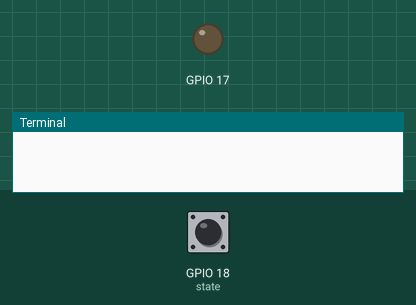
Simulated run of this program. Board: Raspberry Pi (BCM pin numbers). Parts: output pins drawn as LEDs (lit = HIGH), the last lines printed to the terminal. The test bench sets the inputs (shaded band); at power-on: GPIO 18 (state) HIGH.

Above: at 1.2 s.
1.3 s: GPIO 18 (state) pulled LOW for 3.2 s
At 5.0 s:
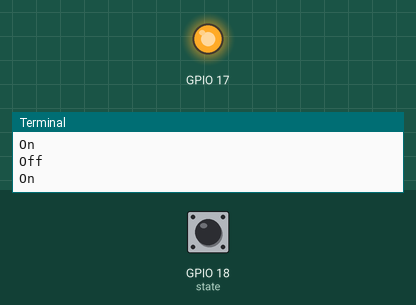
6.0 s: GPIO 18 (state) pulled LOW for 0.15 s
At 6.3 s:
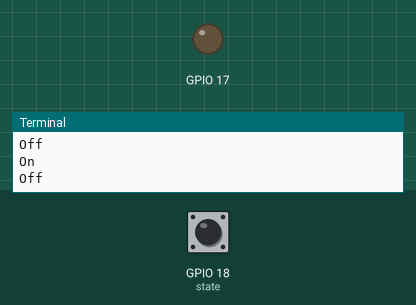
Timing chart, 0 to 9.0 s (numbered marks = the images above; inputs shaded):
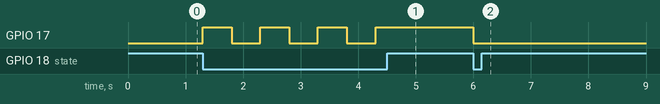

The program:

switchled.py
```python
import RPi.GPIO as GPIO
import time

GPIO.setmode(GPIO.BCM) # set GPIO in Broadcom mode

GPIO.setup(18, GPIO.IN, pull_up_down=GPIO.PUD_UP) # set GPIO 18 as input and trigger False when pushed
GPIO.setup(17, GPIO.OUT, initial=GPIO.LOW) # set GPIO 17 as output and start with the output LOW

try:
    while True:
        state = GPIO.input(18)
        if state == False: # on push
            if GPIO.input(17):   # checks if the pin is HIGH
                GPIO.output(17,GPIO.LOW)
                print('Off')
            else:
                GPIO.output(17,GPIO.HIGH)
                print('On')
            time.sleep(0.5) # wait half second for changing states
except (KeyboardInterrupt, SystemExit):
    GPIO.cleanup()
    raise
```

Measured:
- after the input at 1.3 s, GPIO 17: alternates HIGH for 0.50 s and LOW for 0.50 s, 7 changes in all, then stays HIGH, starting at once
- after the input at 6.0 s, GPIO 17: HIGH → LOW at once
